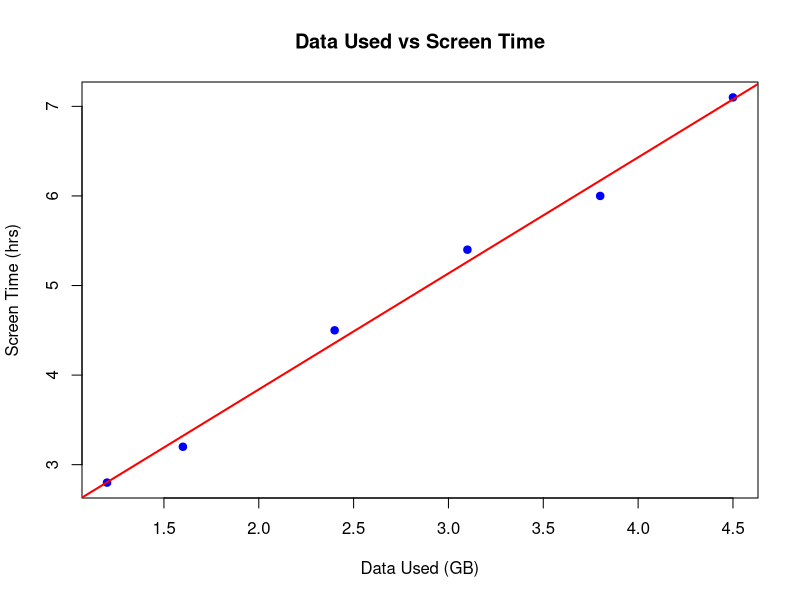

Generate this figure with R:
# Create Dataset
app <- data.frame(
  Screen_Time = c(4.5,6.0,3.2,7.1,2.8,5.4),
  Data_Used = c(2.4,3.8,1.6,4.5,1.2,3.1)
)

# Scatter Plot
plot(app$Data_Used,
     app$Screen_Time,
     pch = 19,
     col = "blue",
     xlab = "Data Used (GB)",
     ylab = "Screen Time (hrs)",
     main = "Data Used vs Screen Time")

# Regression Line
abline(lm(Screen_Time ~ Data_Used, data = app),
       col = "red",
       lwd = 2)

# Correlation
correlation <- cor(app$Data_Used, app$Screen_Time)
print(correlation)
